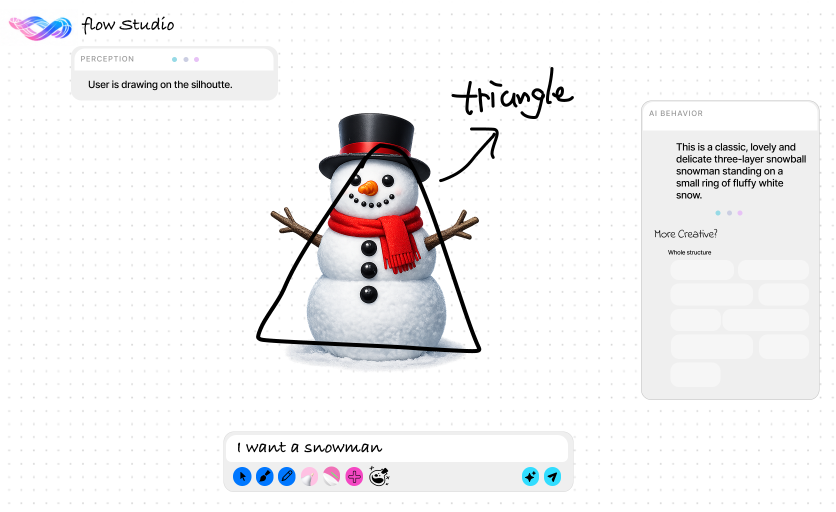
#> input picture UI Design/2d笔刷.png, 1672 x 1024 px (shown at 1/2 size)
$ python -i variation_stage2_images.py   (imports and definitions only)
#> lines starting #> are read from the running program, lines starting #| are printed output that depends on the picture
#!/usr/bin/env python3
"""Generate native image-to-image variations with Qwen-Image only.

Qwen2.5-VL has already composed the prompt from the source image and raw graph
target. Part can optionally use a real SAM3D projection mask through Qwen
inpainting. There is no SDXL, ControlNet, pixel compositing path, or image scorer.
"""

from __future__ import annotations

import argparse
import json
import os
import re
import subprocess
import urllib.error
import urllib.request
from collections import deque
from pathlib import Path
from typing import Any

from PIL import Image


_IMAGE_PHASE_READY = False

MIN_BORDER_WHITE_RATIO = 0.95
MIN_SAFE_MARGIN_RATIO = 0.05
MIN_SUBJECT_RATIO = 0.10
MAX_SUBJECT_RATIO = 0.70


# [40 lines left out: function normalize_generated_studio_background, not called in this run]


def fit_generated_subject_safe_margin(
    path: Path,
    *,
    margin_ratio: float = 0.08,
) -> bool:
    """Normalize subject framing on a white canvas.

    - If the subject hugs the border, letterbox it inward to restore margin.
    - If the subject is tiny in a sea of white, crop and zoom it up so identity
      / catalog cards are not mostly empty studio space.
    """
#> called with path = '../UI Design/2d笔刷.png', margin_ratio = 0.08
    image = Image.open(path).convert("RGB")
    width, height = image.size
#> width = 1672; height = 1024
    if width < 2 or height < 2:
        return False

    def is_white(px: tuple[int, int, int]) -> bool:
        r, g, b = px
        return r >= 245 and g >= 245 and b >= 245 and max(r, g, b) - min(r, g, b) <= 10

    small = image.resize((128, 128))
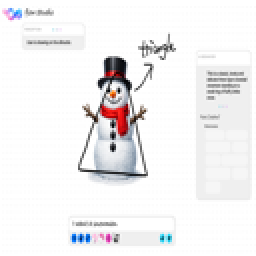
#> small: PIL image 128x128 RGB (shown 2 times larger); mean R, G, B 241.6, 240.5, 241.4
    foreground = [
        (x, y)
        for y in range(128)
        for x in range(128)
        if not is_white(small.getpixel((x, y)))
    ]
#> foreground = 3826 pairs, first value 1 to 125, second value 4 to 122
    if not foreground:
        return False
    min_x = min(x for x, _ in foreground)
#> min_x = 1
    min_y = min(y for _, y in foreground)
#> min_y = 4
    max_x = max(x for x, _ in foreground)
#> max_x = 125
    max_y = max(y for _, y in foreground)
#> max_y = 122
    current_margin = min(min_x, min_y, 127 - max_x, 127 - max_y) / 128
#> current_margin = 0.00781
    subject_width = max(1, max_x - min_x + 1)
#> subject_width = 125
    subject_height = max(1, max_y - min_y + 1)
#> subject_height = 119
    coverage = (subject_width * subject_height) / (128 * 128)
#> coverage = 0.908

    # Zoom-in path: subject occupies too little of the canvas.
    if coverage < 0.28 or current_margin > 0.22:
        pad_x = max(1, int(subject_width * margin_ratio))
        pad_y = max(1, int(subject_height * margin_ratio))
        left = max(0, int((min_x - pad_x) * width / 128))
        top = max(0, int((min_y - pad_y) * height / 128))
        right = min(width, int((max_x + pad_x + 1) * width / 128))
        bottom = min(height, int((max_y + pad_y + 1) * height / 128))
        cropped = image.crop((left, top, right, bottom))
        fit = min(width / cropped.width, height / cropped.height) * (1.0 - 2.0 * margin_ratio)
        resized = cropped.resize(
            (max(1, round(cropped.width * fit)), max(1, round(cropped.height * fit))),
            Image.Resampling.LANCZOS,
        )
        canvas = Image.new("RGB", (width, height), (255, 255, 255))
        canvas.paste(
            resized,
            ((width - resized.width) // 2, (height - resized.height) // 2),
        )
        canvas.save(path)
        return True

    if current_margin >= margin_ratio:
        return False

    target_width = width * max(0.01, 1.0 - 2.0 * margin_ratio)
#> target_width = 1404.5
    target_height = height * max(0.01, 1.0 - 2.0 * margin_ratio)
#> target_height = 860.2
    scale = min(
        1.0 - 2.0 * margin_ratio,
        target_width / (subject_width * width / 128),
        target_height / (subject_height * height / 128),
    )
#> scale = 0.84
    if scale >= 1.0:
        return False
    resized = image.resize(
        (max(1, round(width * scale)), max(1, round(height * scale))),
        Image.Resampling.LANCZOS,
    )
    canvas = Image.new("RGB", (width, height), (255, 255, 255))
#> canvas: PIL image 1672x1024 RGB; every value is 255
    canvas.paste(resized, ((width - resized.width) // 2, (height - resized.height) // 2))
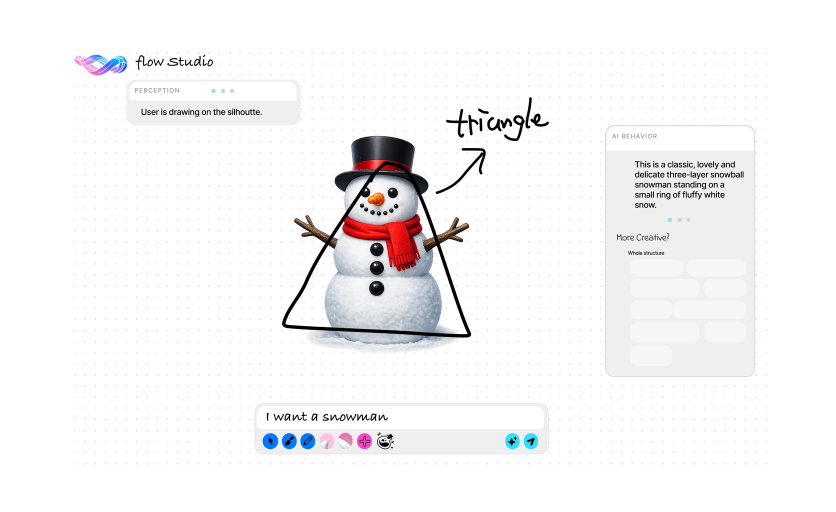
#> canvas: PIL image 1672x1024 RGB (shown at 1/2 size); mean R, G, B 245.7, 244.9, 245.5
    canvas.save(path)
    return True


# [530 lines left out: functions ensure_image_phase, execution_prompt, generate_qwen, write_result, visual_acceptance, main, not called in this run]


# [2 lines not run here, left out]

>>> result = fit_generated_subject_safe_margin('../UI Design/2d笔刷.png')

$ run again, on UI Design/Desktop - 16.png
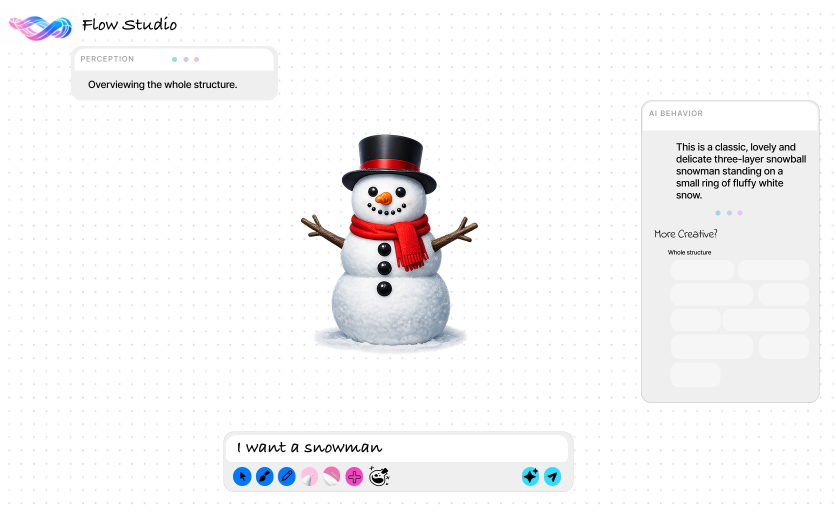
#> input picture UI Design/Desktop - 16.png, 1672 x 1024 px (shown at 1/2 size)
#> in fit_generated_subject_safe_margin, `small = image.resize((128, 128))`:
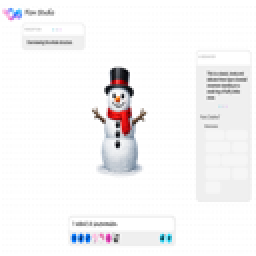
#> small: PIL image 128x128 RGB (shown 2 times larger); mean R, G, B 245.5, 244.7, 245.5
#> foreground = 3235 pairs, first value 1 to 125, second value 4 to 122
#> min_x = 1
#> min_y = 4
#> max_x = 125
#> max_y = 122
#> current_margin = 0.00781
#> subject_width = 125
#> subject_height = 119
#> coverage = 0.908
#> scale = 0.84
#> in fit_generated_subject_safe_margin, `canvas.paste(resized, ((width - resized.width) // 2, (height - resized..`:
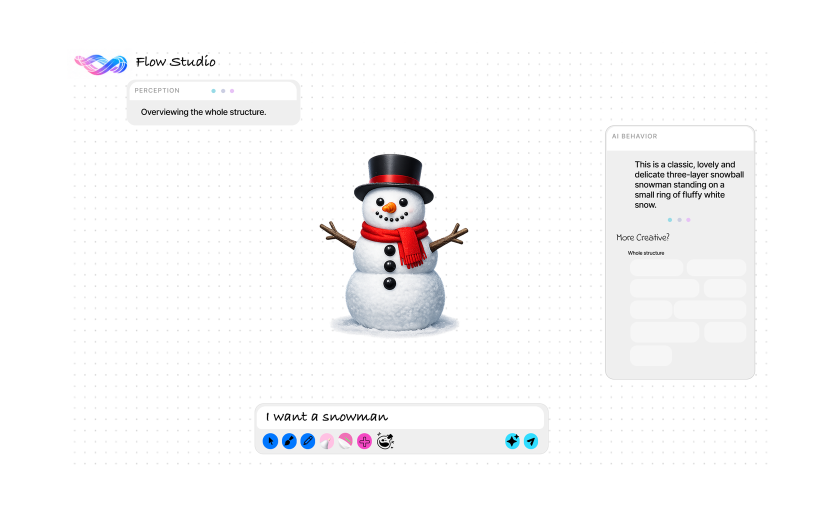
#> canvas: PIL image 1672x1024 RGB (shown at 1/2 size); mean R, G, B 248.3, 247.8, 248.3

$ run again, on UI Design/Desktop - 20.png
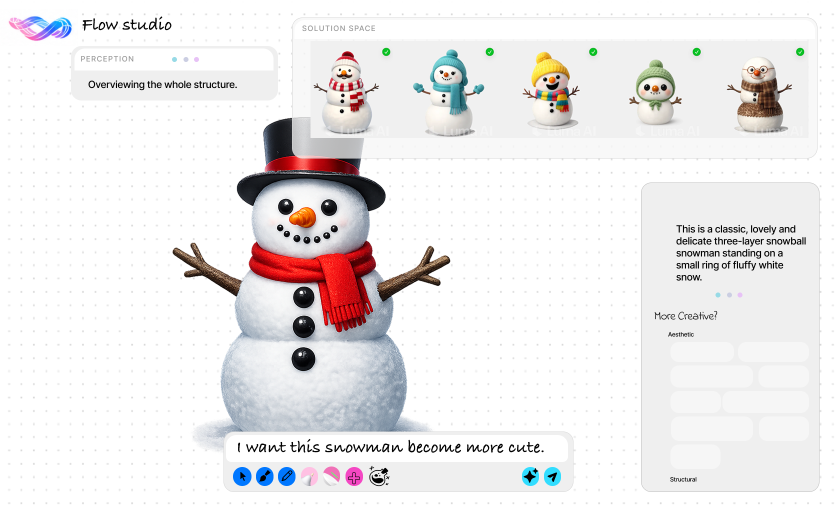
#> input picture UI Design/Desktop - 20.png, 1672 x 1024 px (shown at 1/2 size)
#> in fit_generated_subject_safe_margin, `small = image.resize((128, 128))`:
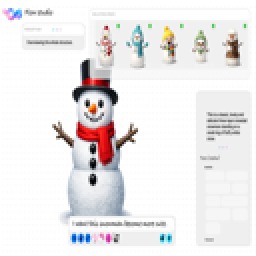
#> small: PIL image 128x128 RGB (shown 2 times larger); mean R, G, B 236.6, 234.2, 234.6
#> foreground = 6445 pairs, first value 1 to 125, second value 4 to 122
#> min_x = 1
#> min_y = 4
#> max_x = 125
#> max_y = 122
#> current_margin = 0.00781
#> subject_width = 125
#> subject_height = 119
#> coverage = 0.908
#> scale = 0.84
#> in fit_generated_subject_safe_margin, `canvas.paste(resized, ((width - resized.width) // 2, (height - resized..`:
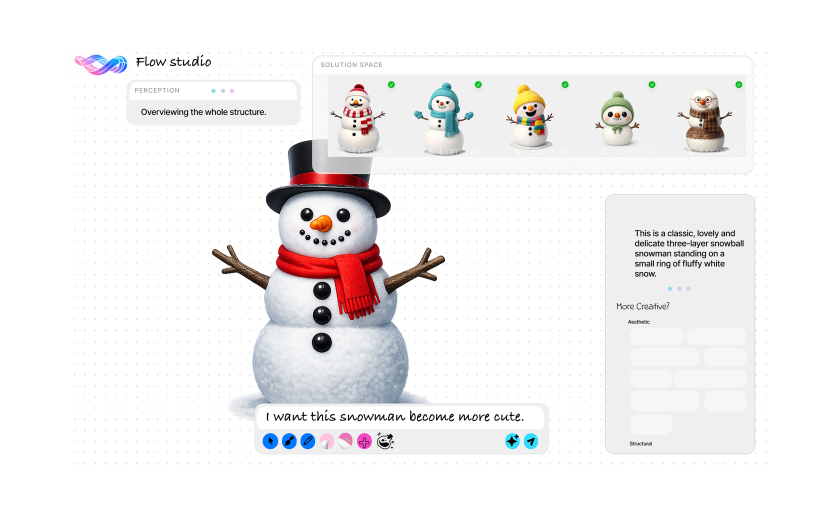
#> canvas: PIL image 1672x1024 RGB (shown at 1/2 size); mean R, G, B 242, 240.4, 240.7
